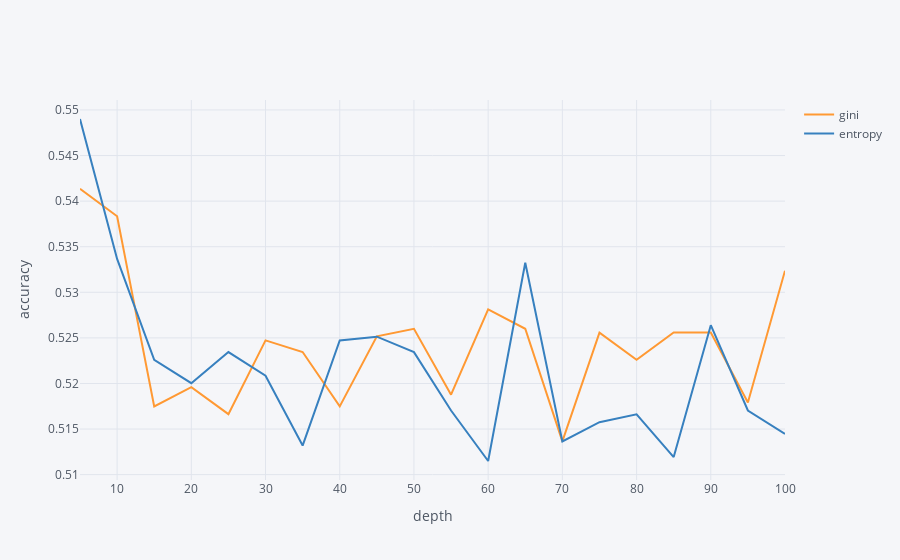

Notebook code cell kept with this figure:
### Code cell
dtResult=pd.DataFrame(dtResult)

dtResult.iplot(mode='lines',x='maxDepth', y='accuracy', categories='criterion',
              xTitle='depth', yTitle='accuracy')

### Figure 1 — Plotly figure (JSON) as saved in the notebook; plotly's stock layout.template omitted (floating-point values rounded to 4 significant figures)
{"data": [{"marker": {"color": "rgba(255, 153, 51, 1.0)", "line": {"width": 1.3}, "opacity": 0.8, "size": 12, "symbol": "circle"}, "mode": "lines", "name": "gini", "textfont": {"color": "#4D5663"}, "type": "scatter", "x": [5, 10, 15, 20, 25, 30, 35, 40, 45, 50, 55, 60, 65, 70, 75, 80, 85, 90, 95, 100], "y": [0.5414, 0.5383, 0.5175, 0.5196, 0.5166, 0.5247, 0.5234, 0.5175, 0.5252, 0.526, 0.5188, 0.5281, 0.526, 0.5136, 0.5256, 0.5226, 0.5256, 0.5256, 0.5179, 0.5324]}, {"marker": {"color": "rgba(55, 128, 191, 1.0)", "line": {"width": 1.3}, "opacity": 0.8, "size": 12, "symbol": "circle"}, "mode": "lines", "name": "entropy", "textfont": {"color": "#4D5663"}, "type": "scatter", "x": [5, 10, 15, 20, 25, 30, 35, 40, 45, 50, 55, 60, 65, 70, 75, 80, 85, 90, 95, 100], "y": [0.549, 0.5337, 0.5226, 0.52, 0.5234, 0.5209, 0.5132, 0.5247, 0.5251, 0.5234, 0.517, 0.5115, 0.5332, 0.5136, 0.5158, 0.5166, 0.5119, 0.5264, 0.517, 0.5145]}], "layout": {"legend": {"bgcolor": "#F5F6F9", "font": {"color": "#4D5663"}}, "paper_bgcolor": "#F5F6F9", "plot_bgcolor": "#F5F6F9", "title": {"font": {"color": "#4D5663"}}, "xaxis": {"gridcolor": "#E1E5ED", "showgrid": true, "tickfont": {"color": "#4D5663"}, "title": {"font": {"color": "#4D5663"}, "text": "depth"}, "zerolinecolor": "#E1E5ED"}, "yaxis": {"gridcolor": "#E1E5ED", "showgrid": true, "tickfont": {"color": "#4D5663"}, "title": {"font": {"color": "#4D5663"}, "text": "accuracy"}, "zerolinecolor": "#E1E5ED"}}}
